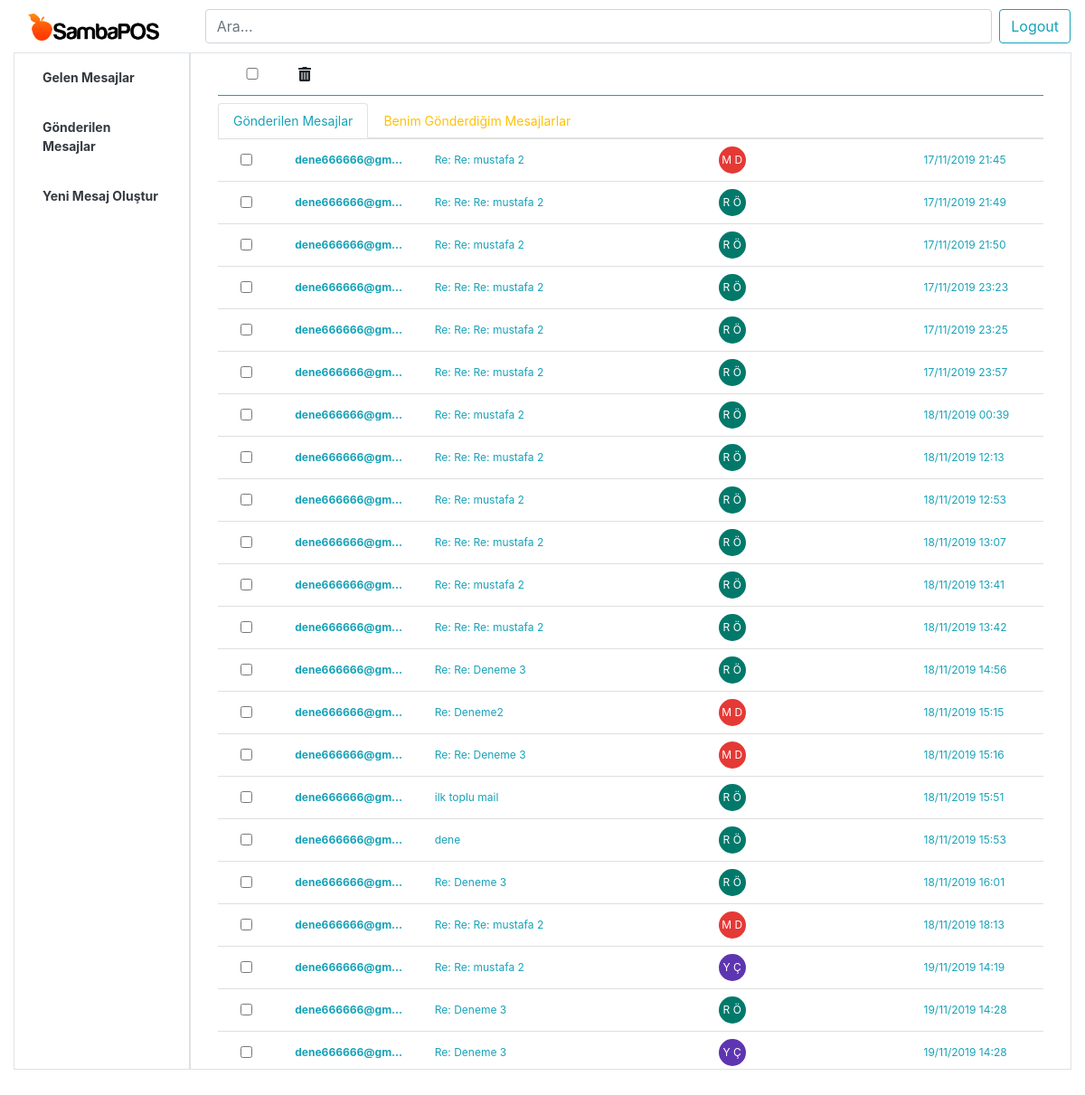
The app's page /mails/outbox/ (signed in) with its own data.
### mails/models.py (models this page shows, shortened)
class OutgoingEmail(models.Model):
    objects = models.Manager()
    uid = models.CharField(max_length=50)
    subject = models.CharField(max_length=250)
    from_name = models.CharField(max_length=100)
    from_email = models.EmailField(max_length=100)
    to_name = models.CharField(max_length=100)
    to_email = models.CharField(max_length=250)
    body_plain = models.TextField()
    body_html = models.TextField()
    date = models.DateTimeField(auto_now=True)
    reply_persons = models.ManyToManyField('Person', related_name='outgoingemails')

class Person (models.Model):
    objects = models.Manager()
    COLOR_CHOICES = [
        ('#e53935', 'Kırmızı'),
        ('#1976d2', 'Mavi'),
        ('#00796b', 'Yeşil'),
        ('#ffeb3b', 'Sarı'),
        ('#f4511e', 'Turuncu'),
        ('#546e7a', 'Gri'),
        ('#5e35b1', 'Mor'),
    ]
    uid = models.CharField(max_length=50,default=uuid.uuid4())
    person = models.ForeignKey(User,on_delete=models.CASCADE)
    first_name = models.CharField(max_length=30)
    last_name = models.CharField(max_length=30)
    full_name = models.CharField(max_length=50,default='')
    personColor = models.CharField(max_length=15,choices=COLOR_CHOICES,default='#1976d2',)
    is_Super_Person = models.BooleanField(default=False)
    wait_to_reply = models.ManyToManyField('IncomingEmail', related_name='incomingemails')
    def avatar(self):
        return ("{} {}".format(self.first_name[0], self.last_name[0])).upper()

### mails/views.py (the view)
# urls.py: path('outbox/',views.outbox, name='outbox' ),
def outbox(request):
    user = request.user
    person = Person.objects.get(person=user)
    outgoing = OutgoingEmail.objects.all()
    my_outgoing = []
    all_outgoing = []
    for mail in outgoing:
        reply_persons = mail.reply_persons.all()
        all_outgoing.append([mail,reply_persons])
        if person in reply_persons:
            my_outgoing.append([mail,reply_persons])
    return render(request,'mails/outbox.html',{'outgoing_mails':all_outgoing,'my_outgoing_mails':my_outgoing})

### mails/templates/mails/outbox.html (shortened to what this page needs)
{% extends 'base_layout.html' %}
{% block content %}
    <div class="container-fluid mt-0" >
        <div class="container border-bottom border-info mb-2">
            <div class="row align-items-center mt-1 mb-1">
                <input class='col-1 ' name='message_checkbox_outbox' type="checkbox" onclick="toggle(this)">
                <button class="btn bg-translate " type='submit' name='outbox' form='nav-out_all-tab_form' id='delete_button'><i class="fas fa-trash-alt "></i></button>
            </div>
        </div>
        <nav>
            <div class="nav nav-tabs" id="nav-tab" role="tablist">
              <a class="nav-item nav-link active text-info tab__header" id="nav-out_all-tab" data-toggle="tab" href="#nav-out_all" role="tab" aria-controls="nav-out_all" aria-selected="true" onclick="selectForm(this)">
                Gönderilen Mesajlar</a>
              <a class="nav-item nav-link text-warning tab__header" id="nav-my_out-tab" data-toggle="tab" href="#nav-my_out" role="tab" aria-controls="nav-my_out" aria-selected="false" onclick="selectForm(this)">
                Benim Gönderdiğim Mesajlarlar</a>
            </div>
        </nav>
        <div class="tab-content" id="nav-tabContent">
            <div class="tab-pane fade show active" id="nav-out_all" role="tabpanel" aria-labelledby="nav-out_all-tab">
                <form action="{% url 'mails:delete' %}" method="POST" name='out' id='nav-out_all-tab_form'>
                    {% for mail in outgoing_mails %}
                    <ul class="list-group list-group-flush">
                        <li class="list-group-item p-0 ">
                            <a  class='row text-info  p-2'
                            href="/mails/detail-mail/{{mail.0.uid}}/notReply/")>
                                <input class='col-1 list__checkbox m-auto' name='message_checkbox_outbox' value="{{mail.0.uid}}" type="checkbox">
                                <p class="col-2 list__name text-truncate ">{{ mail.0.to_email}}</p>
                                <p class="col-4 list__subject text-truncate text-truncate ">{{ mail.0.subject}}</p>
                                <div class="col-3 d-flex m-0" >
                                    {% for person in mail.1 %}
                                        <p class='rounded-circle text-white avatar_list '
                                        style='background:{{person.personColor}};'
                                        data-toggle="tooltip" title="{{person.full_name}}"
                                        >
                                            {{person.avatar}}
                                        </p>
                                    {% endfor%}
                                </div>
                                <p class="col-2 list__date">{{ mail.0.date}}</p>
                            </a>
                        </li>
                    </ul>
                    {% endfor %}
                </form>
            </div>
        </div>
    </div>
{% endblock %}

### assets/styl.css (style rules this page uses)
* { box-sizing: border-box; }
body { margin: 0; padding: 0; }
.list__name { font-size: 12px; font-weight: bold; line-height: 100%; margin: auto 0; }
.list__subject , .list__date { font-size: 12px; line-height: 100%; margin: auto 0; }
.avatar_list { height: 30px; width: 30px; font-size: 12px; text-align: center; line-height: 30px; margin: 0 5px; }
.tab__header { font-size: 14px; }
.detail__frame p , span , div { font-size: 12px; }

### records on screen
OutgoingEmail: to_email "dene666666@gm…", subject "Re: Re: mustafa 2", date "17/11/2019 21:45"
Person: avatar "M D"
OutgoingEmail: to_email "dene666666@gm…", subject "Re: Re: Re: mustafa 2", date "17/11/2019 21:49"
Person: avatar "R Ö"
OutgoingEmail: to_email "dene666666@gm…", subject "Re: Re: mustafa 2", date "17/11/2019 21:50"
OutgoingEmail: to_email "dene666666@gm…", subject "Re: Re: Re: mustafa 2", date "17/11/2019 23:23"
OutgoingEmail: to_email "dene666666@gm…", subject "Re: Re: Re: mustafa 2", date "17/11/2019 23:25"
OutgoingEmail: to_email "dene666666@gm…", subject "Re: Re: Re: mustafa 2", date "17/11/2019 23:57"
OutgoingEmail: to_email "dene666666@gm…", subject "Re: Re: mustafa 2", date "18/11/2019 00:39"
OutgoingEmail: to_email "dene666666@gm…", subject "Re: Re: Re: mustafa 2", date "18/11/2019 12:13"
OutgoingEmail: to_email "dene666666@gm…", subject "Re: Re: mustafa 2", date "18/11/2019 12:53"
OutgoingEmail: to_email "dene666666@gm…", subject "Re: Re: Re: mustafa 2", date "18/11/2019 13:07"
OutgoingEmail: to_email "dene666666@gm…", subject "Re: Re: mustafa 2", date "18/11/2019 13:41"
OutgoingEmail: to_email "dene666666@gm…", subject "Re: Re: Re: mustafa 2", date "18/11/2019 13:42"
OutgoingEmail: to_email "dene666666@gm…", subject "Re: Re: Deneme 3", date "18/11/2019 14:56"
OutgoingEmail: to_email "dene666666@gm…", subject "Re: Deneme2", date "18/11/2019 15:15"
OutgoingEmail: to_email "dene666666@gm…", subject "Re: Re: Deneme 3", date "18/11/2019 15:16"
OutgoingEmail: to_email "dene666666@gm…", subject "ilk toplu mail", date "18/11/2019 15:51"
OutgoingEmail: to_email "dene666666@gm…", subject "dene", date "18/11/2019 15:53"
OutgoingEmail: to_email "dene666666@gm…", subject "Re: Deneme 3", date "18/11/2019 16:01"
OutgoingEmail: to_email "dene666666@gm…", subject "Re: Re: Re: mustafa 2", date "18/11/2019 18:13"
OutgoingEmail: to_email "dene666666@gm…", subject "Re: Re: mustafa 2", date "19/11/2019 14:19"
Person: avatar "Y Ç"
OutgoingEmail: to_email "dene666666@gm…", subject "Re: Deneme 3", date "19/11/2019 14:28"
OutgoingEmail: to_email "dene666666@gm…", subject "Re: Deneme 3", date "19/11/2019 14:28"
